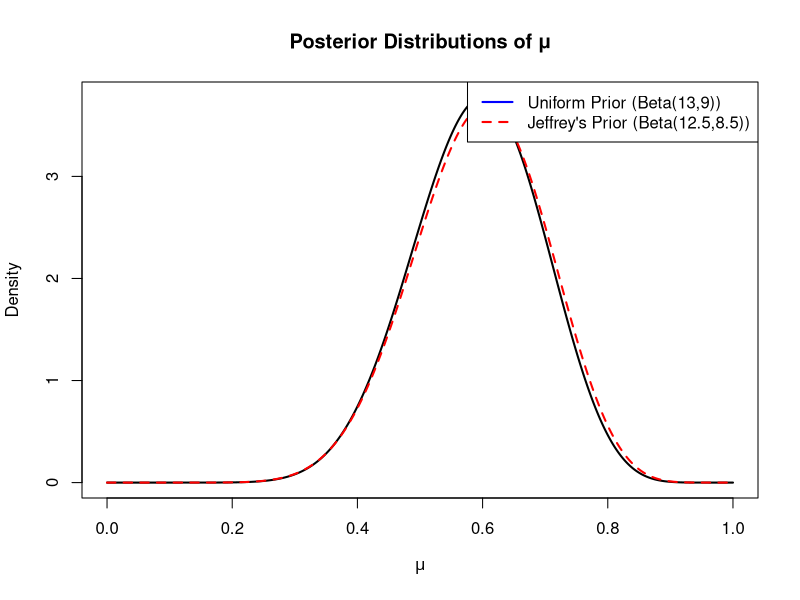

The R source for this figure:
# Part a
n <- 20 
r <- 12

#uniform prior
a_unif <- 1
b_unif <- 1

a_post_unif <- a_unif + r
b_post_unif <- b_unif + n - r

mean_unif <- a_post_unif/(a_post_unif + b_post_unif)
sd_unif <- sqrt((a_post_unif * b_post_unif) /
                  (((a_post_unif + b_post_unif)^2) *
                     (a_post_unif + b_post_unif + 1)))

#jeffrey prior
a_jeff <- 0.5
b_jeff <- 0.5

a_post_jeff <- a_jeff + r
b_post_jeff <- b_jeff + n - r

mean_jeff <- a_post_jeff/ (a_post_jeff + b_post_jeff)
sd_jeff <- sqrt((a_post_jeff * b_post_jeff) /
                     (((a_post_jeff + b_post_jeff)^2) *
                        (a_post_jeff + b_post_jeff + 1)))

cat("Uniform Prior (Beta(1,1)) Posterior: Beta(13,9)\n")
cat("  Mean:", mean_unif, "\n")
cat("  SD  :", sd_unif, "\n\n")

cat("Jeffrey's Prior (Beta(0.5,0.5)) Posterior: Beta(12.5,8.5)\n")
cat("  Mean:", mean_jeff, "\n")
cat("  SD  :", sd_jeff, "\n")

# Part b
mu_vals <- seq(0,1 , length.out=1000)

post_unif <- dbeta(mu_vals, shape1=a_post_unif, shape2=b_post_unif)
post_jeff <- dbeta(mu_vals, shape1=a_post_jeff, shape2=b_post_jeff)

plot(mu_vals, post_unif, type="l", lwd=2, ylab = "Density", xlab = expression(mu),
     main = "Posterior Distributions of μ", ylim = c(0, max(post_unif, post_jeff)))

lines(mu_vals, post_jeff, lwd = 2, col = "red", lty = 2)

legend("topright", legend = c("Uniform Prior (Beta(13,9))",
                              "Jeffrey's Prior (Beta(12.5,8.5))"),
       col = c("blue", "red"), lty = c(1, 2), lwd = 2)
